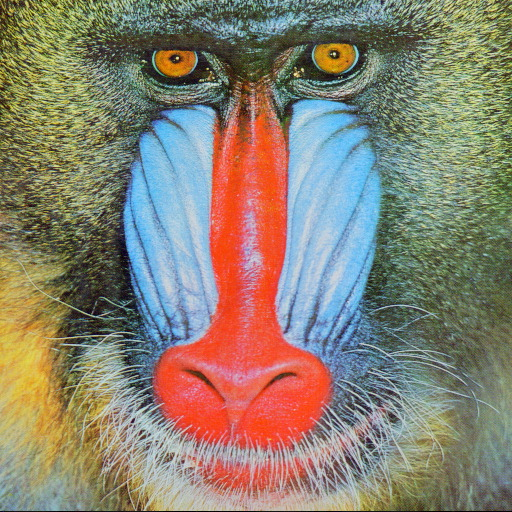
#> input picture legacy/impulse-noise-filtering/sample/baboon.jpg, 512 x 512 px; its folder holds only this picture in this run
$ python -i pipeline.py   (imports and definitions only)
#> lines starting #> are read from the running program, lines starting #| are printed output that depends on the picture
### image_restoration_benchmark/io.py
from __future__ import annotations

from pathlib import Path
from typing import Union

import cv2
import numpy as np


def read_grayscale(path: Union[str, Path]) -> np.ndarray:
    image = cv2.imread(str(path), cv2.IMREAD_GRAYSCALE)
    if image is None:
        raise FileNotFoundError(f"Could not read image: {path}")
    return image


def write_image(path: Union[str, Path], image: np.ndarray) -> Path:
    path = Path(path)
    path.parent.mkdir(parents=True, exist_ok=True)
    ok = cv2.imwrite(str(path), image)
    if not ok:
        raise OSError(f"Could not write image: {path}")
    return path

### image_restoration_benchmark/noise.py
from __future__ import annotations

from typing import Optional

import numpy as np

def gaussian_noise(gray_image: np.ndarray, sigma: float = 25.0, seed: Optional[int] = 42) -> np.ndarray:
    rng = np.random.default_rng(seed)
    noise = rng.normal(0.0, sigma, gray_image.shape)
    return np.clip(gray_image.astype(np.float32) + noise, 0, 255).astype(np.uint8)


def salt_pepper_noise(
    gray_image: np.ndarray,
    amount: float = 0.08,
    salt_vs_pepper: float = 0.5,
    seed: Optional[int] = 42,
) -> np.ndarray:
    if not 0 <= amount <= 1:
        raise ValueError("amount must be between 0 and 1.")
    if not 0 <= salt_vs_pepper <= 1:
        raise ValueError("salt_vs_pepper must be between 0 and 1.")

    rng = np.random.default_rng(seed)
    noisy = gray_image.copy()
    height, width = noisy.shape
    pixel_count = height * width
    salt_count = int(pixel_count * amount * salt_vs_pepper)
    pepper_count = int(pixel_count * amount * (1.0 - salt_vs_pepper))

    salt_y = rng.integers(0, height, salt_count)
    salt_x = rng.integers(0, width, salt_count)
    pepper_y = rng.integers(0, height, pepper_count)
    pepper_x = rng.integers(0, width, pepper_count)

    noisy[salt_y, salt_x] = 255
    noisy[pepper_y, pepper_x] = 0
    return noisy

### image_restoration_benchmark/filters.py
from __future__ import annotations

import cv2
import numpy as np


def median_filter(image: np.ndarray, kernel_size: int = 3) -> np.ndarray:
    if kernel_size < 3 or kernel_size % 2 == 0:
        raise ValueError("kernel_size must be an odd integer >= 3.")
    return cv2.medianBlur(image, kernel_size)


def gaussian_filter(image: np.ndarray, kernel_size: int = 5, sigma: float = 0.0) -> np.ndarray:
    if kernel_size < 3 or kernel_size % 2 == 0:
        raise ValueError("kernel_size must be an odd integer >= 3.")
    return cv2.GaussianBlur(image, (kernel_size, kernel_size), sigma)


def bilateral_filter(image: np.ndarray, diameter: int = 7, sigma_color: float = 50.0, sigma_space: float = 50.0) -> np.ndarray:
    return cv2.bilateralFilter(image, diameter, sigma_color, sigma_space)

### image_restoration_benchmark/contrast.py
from __future__ import annotations

import cv2
import numpy as np


def build_piecewise_lut(r1: int = 70, s1: int = 30, r2: int = 180, s2: int = 230) -> np.ndarray:
    if not (0 <= r1 < r2 <= 255):
        raise ValueError("Expected 0 <= r1 < r2 <= 255.")
    if not (0 <= s1 <= 255 and 0 <= s2 <= 255):
        raise ValueError("Expected 0 <= s1,s2 <= 255.")
    x_points = np.array([0, r1, r2, 255], dtype=np.float32)
    y_points = np.array([0, s1, s2, 255], dtype=np.float32)
    return np.interp(np.arange(256), x_points, y_points).clip(0, 255).astype(np.uint8)


def piecewise_mapping(gray_image: np.ndarray, r1: int = 70, s1: int = 30, r2: int = 180, s2: int = 230) -> np.ndarray:
    if gray_image.ndim != 2:
        raise ValueError("piecewise_mapping expects a grayscale image.")
    return build_piecewise_lut(r1, s1, r2, s2)[gray_image]


def clahe(gray_image: np.ndarray, clip_limit: float = 2.0, tile_grid_size: tuple[int, int] = (8, 8)) -> np.ndarray:
    if gray_image.ndim != 2:
        raise ValueError("clahe expects a grayscale image.")
    enhancer = cv2.createCLAHE(clipLimit=clip_limit, tileGridSize=tile_grid_size)
    return enhancer.apply(gray_image)

### image_restoration_benchmark/metrics.py
from __future__ import annotations

from typing import Union

import math

import numpy as np


def mean_absolute_error(reference: np.ndarray, target: np.ndarray) -> float:
    _validate_pair(reference, target)
    return float(np.mean(np.abs(reference.astype(np.float32) - target.astype(np.float32))))


def mean_squared_error(reference: np.ndarray, target: np.ndarray) -> float:
    _validate_pair(reference, target)
    diff = reference.astype(np.float32) - target.astype(np.float32)
    return float(np.mean(diff * diff))


def psnr(reference: np.ndarray, target: np.ndarray, max_pixel: float = 255.0) -> float:
    mse = mean_squared_error(reference, target)
    if mse == 0:
        return math.inf
    return 20.0 * math.log10(max_pixel / math.sqrt(mse))


def ssim_global(reference: np.ndarray, target: np.ndarray, max_pixel: float = 255.0) -> float:
    _validate_pair(reference, target)
    x = reference.astype(np.float64)
    y = target.astype(np.float64)
    c1 = (0.01 * max_pixel) ** 2
    c2 = (0.03 * max_pixel) ** 2

    mu_x = x.mean()
    mu_y = y.mean()
    sigma_x = x.var()
    sigma_y = y.var()
    sigma_xy = ((x - mu_x) * (y - mu_y)).mean()

    numerator = (2 * mu_x * mu_y + c1) * (2 * sigma_xy + c2)
    denominator = (mu_x * mu_x + mu_y * mu_y + c1) * (sigma_x + sigma_y + c2)
    return float(numerator / denominator)


def metric_row(reference: np.ndarray, target: np.ndarray, case: str, method: str, output: str) -> dict[str, Union[float, str]]:
    return {
        "case": case,
        "method": method,
        "mae": mean_absolute_error(reference, target),
        "mse": mean_squared_error(reference, target),
        "psnr": psnr(reference, target),
        "ssim_global": ssim_global(reference, target),
        "output": output,
    }


def _validate_pair(reference: np.ndarray, target: np.ndarray) -> None:
    if reference.shape != target.shape:
        raise ValueError("reference and target images must have the same shape.")

### image_restoration_benchmark/visualization.py
from __future__ import annotations

from pathlib import Path
from typing import List, Union

import cv2
import numpy as np


def save_montage(path: Union[str, Path], items: List[tuple[str, np.ndarray]], columns: int = 3) -> Path:
    if not items:
        raise ValueError("items must not be empty.")

    tile_height = 220
    tile_width = 260
    label_height = 34
    rows = int(np.ceil(len(items) / columns))
    canvas = np.full((rows * (tile_height + label_height), columns * tile_width), 255, dtype=np.uint8)

    for index, (label, image) in enumerate(items):
        row = index // columns
        col = index % columns
        y0 = row * (tile_height + label_height)
        x0 = col * tile_width

        resized = _resize_to_tile(image, tile_width, tile_height)
        canvas[y0 : y0 + tile_height, x0 : x0 + tile_width] = resized
        cv2.putText(
            canvas,
            label[:28],
            (x0 + 8, y0 + tile_height + 23),
            cv2.FONT_HERSHEY_SIMPLEX,
            0.55,
            30,
            1,
            cv2.LINE_AA,
        )

    path = Path(path)
    path.parent.mkdir(parents=True, exist_ok=True)
    cv2.imwrite(str(path), canvas)
    return path


def _resize_to_tile(image: np.ndarray, width: int, height: int) -> np.ndarray:
    gray = image if image.ndim == 2 else cv2.cvtColor(image, cv2.COLOR_BGR2GRAY)
    scale = min(width / gray.shape[1], height / gray.shape[0])
    new_w = max(1, int(gray.shape[1] * scale))
    new_h = max(1, int(gray.shape[0] * scale))
    resized = cv2.resize(gray, (new_w, new_h), interpolation=cv2.INTER_AREA)
    tile = np.full((height, width), 245, dtype=np.uint8)
    y = (height - new_h) // 2
    x = (width - new_w) // 2
    tile[y : y + new_h, x : x + new_w] = resized
    return tile

### image_restoration_benchmark/pipeline.py
from __future__ import annotations

from dataclasses import dataclass
from pathlib import Path
from typing import List, Union
from image_restoration_benchmark.contrast import clahe, piecewise_mapping
from image_restoration_benchmark.filters import bilateral_filter, gaussian_filter, median_filter
from image_restoration_benchmark.io import read_grayscale, write_image
from image_restoration_benchmark.metrics import metric_row
from image_restoration_benchmark.noise import gaussian_noise, salt_pepper_noise
from image_restoration_benchmark.visualization import save_montage

import csv
import json

import numpy as np


@dataclass
class BenchmarkReport:
    rows: List[dict[str, Union[float, str]]]
    metrics_csv: Path
    metrics_json: Path
    montage_path: Path


def run_benchmark(
    input_path: Union[str, Path],
    output_dir: Union[str, Path],
    seed: int = 42,
    salt_pepper_amount: float = 0.08,
    gaussian_sigma: float = 25.0,
) -> BenchmarkReport:
    output_dir = Path(output_dir)
    image_dir = output_dir / "images"
    reference = read_grayscale(input_path)
    write_image(image_dir / "00_reference.png", reference)

    salt_pepper = salt_pepper_noise(reference, amount=salt_pepper_amount, seed=seed)
#> in salt_pepper_noise, `noisy[pepper_y, pepper_x] = 0`:
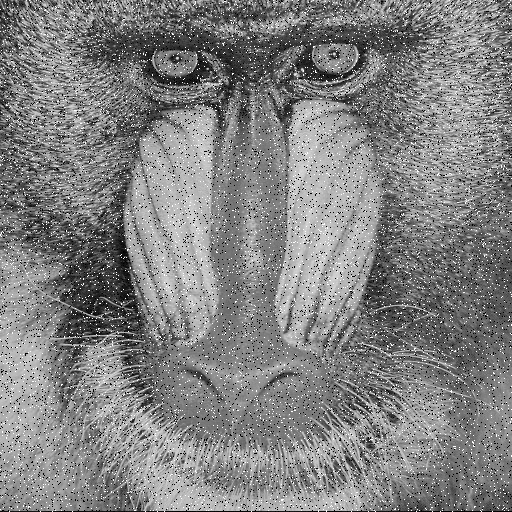
#> noisy: shape (512, 512); min 0, max 255, mean 129.3
    gaussian = gaussian_noise(reference, sigma=gaussian_sigma, seed=seed + 1)

    candidates: list[tuple[str, str, np.ndarray, str]] = [
        ("salt_pepper", "noisy_input", salt_pepper, "01_salt_pepper.png"),
        ("salt_pepper", "median_3x3", median_filter(salt_pepper, 3), "02_salt_pepper_median_3x3.png"),
        ("salt_pepper", "median_5x5", median_filter(salt_pepper, 5), "03_salt_pepper_median_5x5.png"),
        ("gaussian", "noisy_input", gaussian, "04_gaussian_noise.png"),
        ("gaussian", "gaussian_blur_5x5", gaussian_filter(gaussian, 5), "05_gaussian_blur_5x5.png"),
        ("gaussian", "bilateral_filter", bilateral_filter(gaussian), "06_bilateral_filter.png"),
        ("contrast", "piecewise_mapping", piecewise_mapping(reference), "07_piecewise_mapping.png"),
        ("contrast", "clahe", clahe(reference), "08_clahe.png"),
    ]
#> in build_piecewise_lut, `x_points = np.array([0, r1, r2, 255], dtype=np.float32)`: x_points = [0, 70, 180, 255]
#> in piecewise_mapping, `return build_piecewise_lut(r1, s1, r2, s2)[gray_image]`:
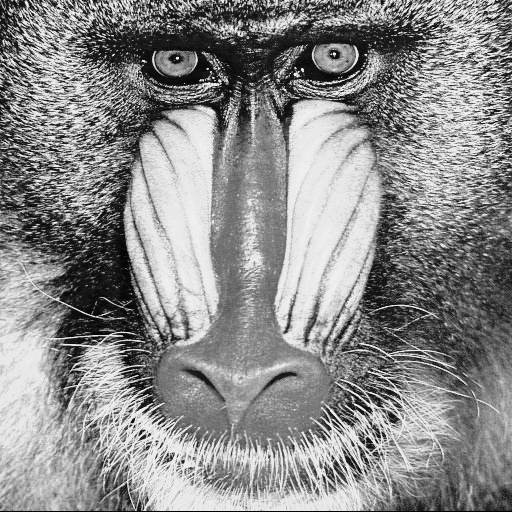
#> returned value: shape (512, 512); min 0, max 248, mean 138.5
#> in clahe, `return enhancer.apply(gray_image)`:
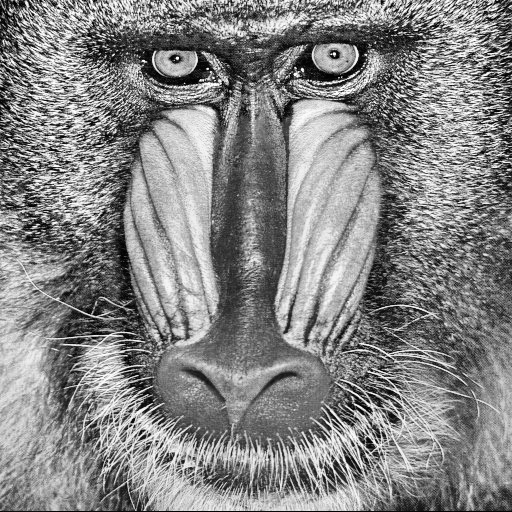
#> returned value: shape (512, 512); min 0, max 255, mean 132.4

    rows: List[dict[str, Union[float, str]]] = []
    montage_items: List[tuple[str, np.ndarray]] = [("reference", reference)]
    for case, method, image, filename in candidates:
        path = write_image(image_dir / filename, image)
        rows.append(metric_row(reference, image, case=case, method=method, output=str(path)))
        montage_items.append((f"{case}/{method}", image))
#> this loop made 8 passes
#> (case, method, filename) on passes 1 to 6: ('salt_pepper', 'noisy_input', '01_salt_pepper.png'), ('salt_pepper', 'median_3x3', '02_salt_pepper_median_3x3.png'), ('salt_pepper', 'median_5x5', '03_salt_pepper_median_5x5.png'), ('gaussian', 'noisy_input', '04_gaussian_noise.png'), ('gaussian', 'gaussian_blur_5x5', '05_gaussian_blur_5x5.png'), ('gaussian', 'bilateral_filter', '06_bilateral_filter.png')
#> pass 1, in mean_squared_error, `diff = reference.astype(np.float32) - target.astype(np.float32)`:
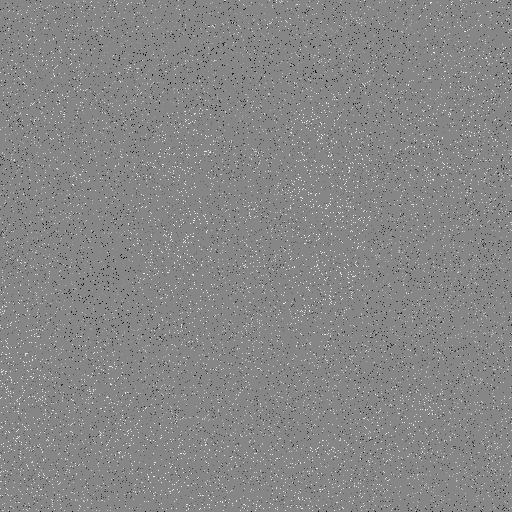
#> diff: shape (512, 512) float32; min -255, max 227, mean 0.4; drawn with min black and max white
#> after the loop, montage_items = 9 items; rows = 8 items

    metrics_csv = output_dir / "metrics.csv"
    metrics_json = output_dir / "metrics.json"
    montage_path = output_dir / "restoration_montage.png"
    _write_metrics_csv(metrics_csv, rows)
    metrics_json.write_text(json.dumps(rows, indent=2), encoding="utf-8")
    save_montage(montage_path, montage_items)
#> in save_montage, `rows = int(np.ceil(len(items) / columns))`: rows = 3
#> in save_montage, `canvas = np.full((rows * (tile_height + label_height), columns * tile_..`: canvas: shape (762, 780); every value is 255
#> the loop in save_montage, `for index, (label, image) in enumerate(items):` made 9 passes
#> (label, row, col, y0, x0) on passes 1 to 9: ('reference', 0, 0, 0, 0), ('salt_pepper/noisy_input', 0, 1, 0, 260), ('salt_pepper/median_3x3', 0, 2, 0, 520), ('salt_pepper/median_5x5', 1, 0, 254, 0), ('gaussian/noisy_input', 1, 1, 254, 260), ('gaussian/gaussian_blur_5x5', 1, 2, 254, 520), ('gaussian/bilateral_filter', 2, 0, 508, 0), ('contrast/piecewise_mapping', 2, 1, 508, 260), ('contrast/clahe', 2, 2, 508, 520)
#> pass 1, in _resize_to_tile, `resized = cv2.resize(gray, (new_w, new_h), interpolation=cv2.INTER_AREA)`:
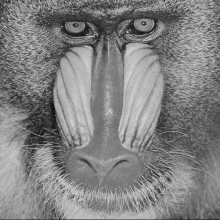
#> resized: shape (220, 220); min 11, max 212, mean 129.7
#> pass 1, in save_montage, `resized = _resize_to_tile(image, tile_width, tile_height)`:
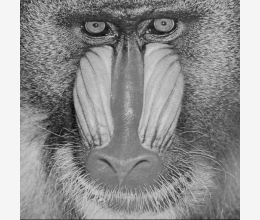
#> resized: shape (220, 260); min 11, max 245, mean 147.4
#> after the loop in save_montage, `for index, (label, image) in enumerate(items):`:
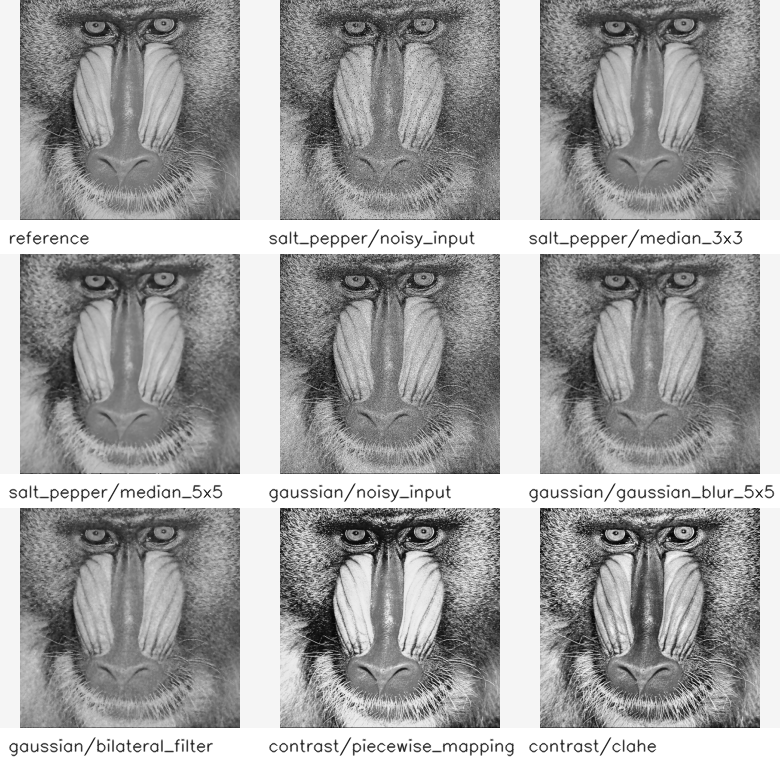
#> canvas: shape (762, 780); min 2, max 255, mean 160.6
    return BenchmarkReport(rows=rows, metrics_csv=metrics_csv, metrics_json=metrics_json, montage_path=montage_path)


def _write_metrics_csv(path: Path, rows: List[dict[str, Union[float, str]]]) -> None:
    path.parent.mkdir(parents=True, exist_ok=True)
    with path.open("w", newline="", encoding="utf-8") as file:
        writer = csv.DictWriter(file, fieldnames=["case", "method", "mae", "mse", "psnr", "ssim_global", "output"])
        writer.writeheader()
        writer.writerows(rows)

>>> result = run_benchmark('../legacy/impulse-noise-filtering/sample/baboon.jpg', 'out.png')
